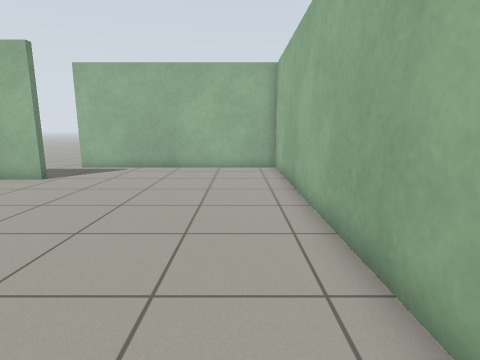
[1] (above)

16 first-person views from a walk through a robot-simulator world made for Gazebo. The camera is 0.94 m above the floor, tilts 10° down and sees 80° across. The floor is counted in squares, 0.5 m on a side. Each view is taken from the middle of a square. On the plan, view 1 faces up. The plan holds only what a view shows up to about 16 squares ahead; the rest is blank. The place goes on beyond the plan.

[2]
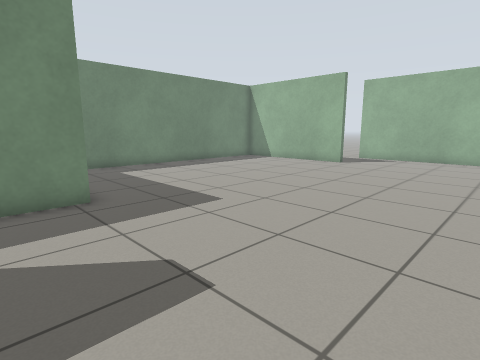

[3]
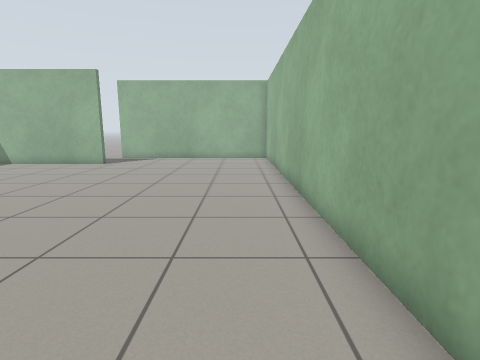

[4]
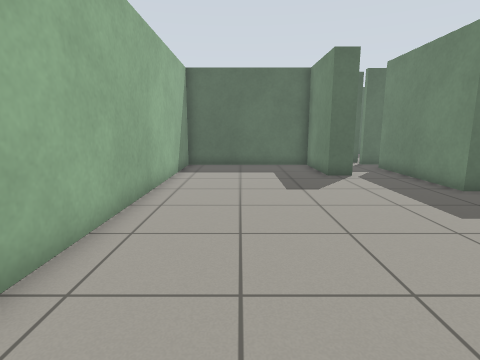

[5]
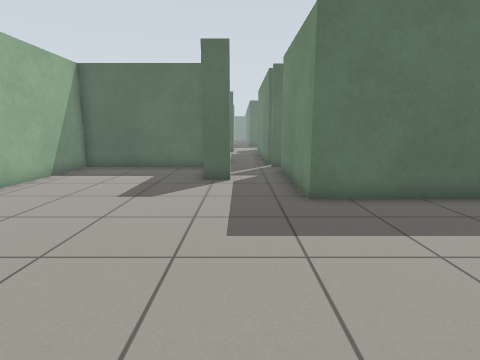

[6]
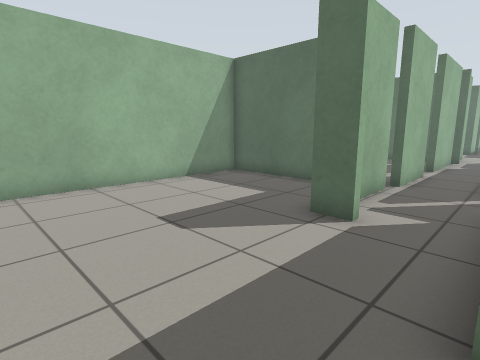

[7]
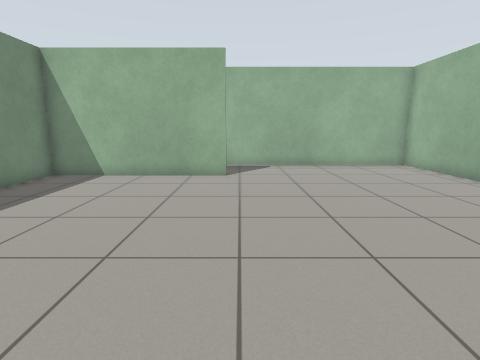

[8]
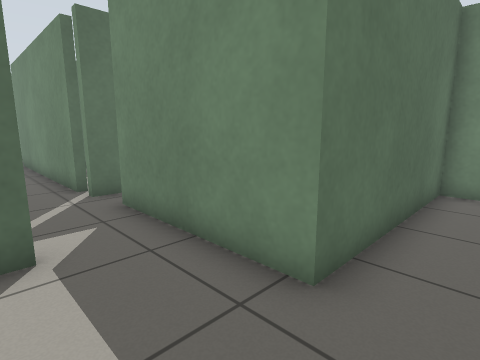

[9]
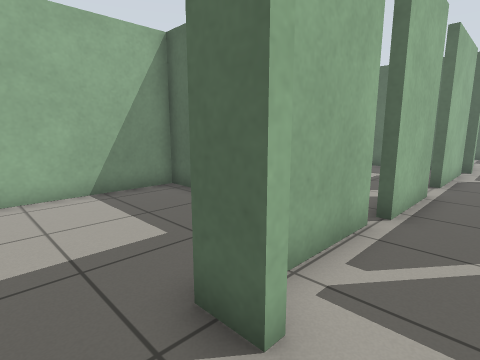

[10]
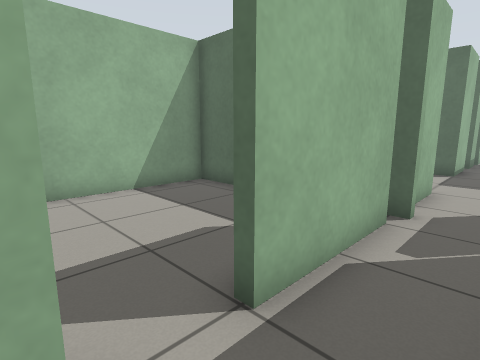

[11]
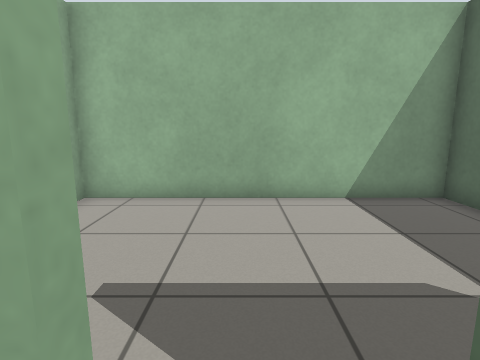

[12]
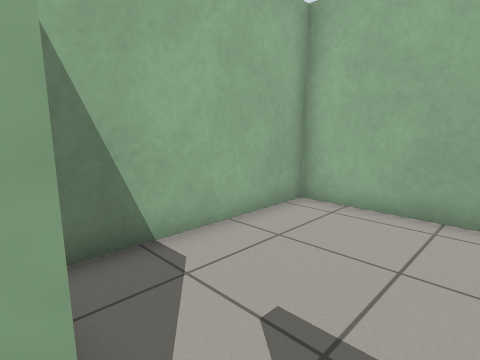

[13]
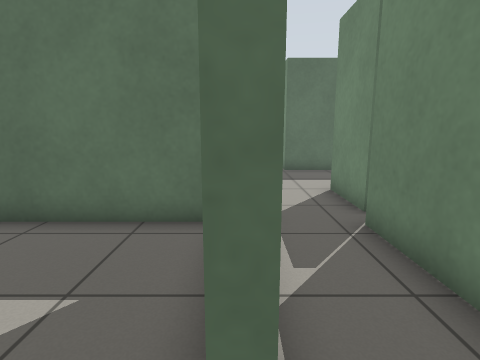

[14]
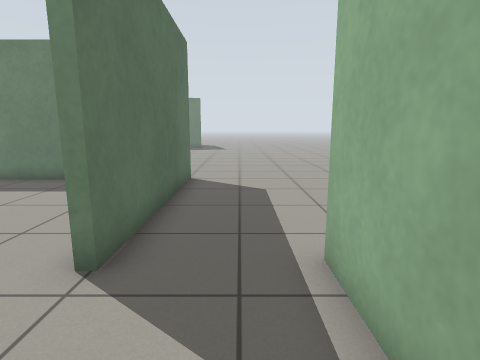

[15]
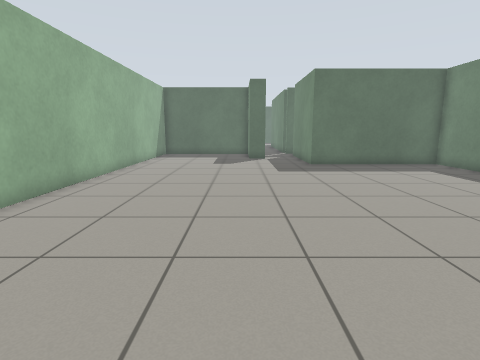

[16]
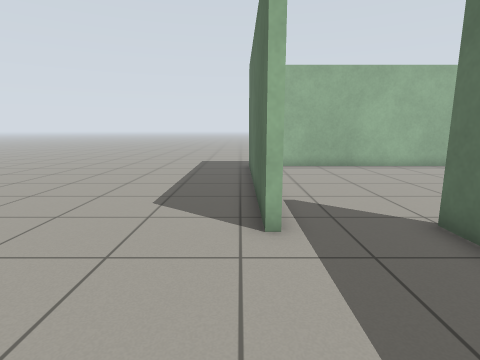

### Floor plan
Points are (right, up) in squares from view 1. A wall is a line through its corners. A room is listed if a view was taken in it or the views show most of it. See-through windows are left out.
Room 1 (views 1, 2, 3, 4, 5, 6, 7, 8, 9, 10, 11, 14, 15)
walls: (-5.8, -5.7) (-4.6, -5.7) (-4.6, -9.4) (1.8, -9.4) (1.8, 14.2) (-7.9, 14.2); (-13.5, -2.6) (-7.9, -2.6) (-7.9, -8.1); (-7.5, 10.8) (-13.5, 10.8); (-8.5, 11.1) (-7.5, 11.1); (-7.5, -9.4) (-7.5, -9.9); (-4.9, -9.7) (-4.9, -6.9); (-7.5, -10.4) (-7.5, -19.5); (-5.2, -13.3) (-5.2, -10.3); (-5.2, -19.1) (-5.2, -15); (-7.9, -20.4) (-7.9, -23); (-5.2, -23) (-5.2, -21.1)
ways out: opening at (-5, -14.5) to room 2; opening at (-8, 12.5) to room 4; opening at (-8, -20); gap at (-8, -8); gap at (-5, -21)
Room 2 (views 12, 13)
walls: (-5.2, -15) (-4.8, -15); (-4.8, -13.3) (-5.2, -13.3); (-5.5, -19.7) (1.8, -19.7) (1.8, -9.7) (-4.1, -9.7)
ways out: opening at (-5, -14.5) to room 1
Room 3 (view 16)
walls: (-7.9, 14.2) (-7.9, 14.5) (2.1, 14.5)
ways out: opening at (-11, 14.5) to room 4
Room 4 (no view inside)
walls: (-13.5, 11.1) (-8.5, 11.1)
ways out: opening at (-8, 12.5) to room 1; opening at (-11, 14.5) to room 3

Where each view was taken, in squares from view 1:
view 1: 0 up, 0 right, facing up
view 2: 5 down, 0 right, facing up-left
view 3: 5 down, 0 right, facing up
view 4: 6 up, 1 left, facing down
view 5: 5 up, 6 left, facing down
view 6: 0 up, 8 left, facing down-right
view 7: 1 down, 7 left, facing up
view 8: 1 down, 5 left, facing down-left
view 9: 4 down, 7 left, facing down-right
view 10: 13 down, 7 left, facing down-right
view 11: 14 down, 6 left, facing right
view 12: 14 down, 5 left, facing up-right
view 13: 14 down, 5 left, facing down
view 14: 13 up, 4 left, facing left
view 15: 13 up, 4 left, facing down
view 16: 15 up, 13 left, facing right
